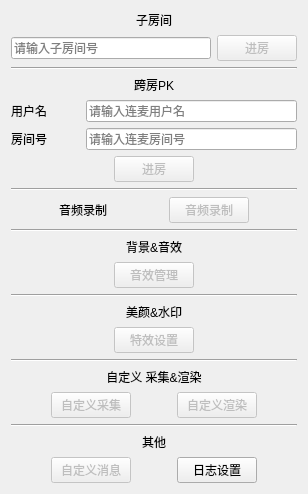
      <widget class="QWidget" name="advanceApiExample">
       <attribute name="title">
        <string> 进阶</string>
       </attribute>
       <layout class="QVBoxLayout" name="verticalLayout_2">
        <item>
         <widget class="QLabel" name="label_19">
          <property name="sizePolicy">
           <sizepolicy hsizetype="Preferred" vsizetype="Fixed">
            <horstretch>0</horstretch>
            <verstretch>0</verstretch>
           </sizepolicy>
          </property>
          <property name="text">
           <string>子房间</string>
          </property>
          <property name="alignment">
           <set>Qt::AlignCenter</set>
          </property>
         </widget>
        </item>
        <item>
         <layout class="QHBoxLayout" name="horizontalLayout_3" stretch="4,1">
          <item>
           <widget class="QLineEdit" name="lineetSubRoomId">
            <property name="sizePolicy">
             <sizepolicy hsizetype="Expanding" vsizetype="Fixed">
              <horstretch>0</horstretch>
              <verstretch>0</verstretch>
             </sizepolicy>
            </property>
            <property name="inputMethodHints">
             <set>Qt::ImhDigitsOnly</set>
            </property>
            <property name="text">
             <string notr="true"/>
            </property>
            <property name="readOnly">
             <bool>false</bool>
            </property>
            <property name="placeholderText">
             <string>请输入子房间号</string>
            </property>
            <property name="clearButtonEnabled">
             <bool>false</bool>
            </property>
           </widget>
          </item>
          <item>
           <widget class="QPushButton" name="btnEnterSubRoom">
            <property name="enabled">
             <bool>false</bool>
            </property>
            <property name="sizePolicy">
             <sizepolicy hsizetype="Preferred" vsizetype="Fixed">
              <horstretch>0</horstretch>
              <verstretch>0</verstretch>
             </sizepolicy>
            </property>
            <property name="text">
             <string>进房</string>
            </property>
           </widget>
          </item>
         </layout>
        </item>
        <item>
         <widget class="Line" name="line_11">
          <property name="orientation">
           <enum>Qt::Horizontal</enum>
          </property>
         </widget>
        </item>
        <item>
         <widget class="QLabel" name="label_22">
          <property name="sizePolicy">
           <sizepolicy hsizetype="Preferred" vsizetype="Fixed">
            <horstretch>0</horstretch>
            <verstretch>0</verstretch>
           </sizepolicy>
          </property>
          <property name="text">
           <string>跨房PK</string>
          </property>
          <property name="alignment">
           <set>Qt::AlignCenter</set>
          </property>
         </widget>
        </item>
        <item>
         <layout class="QHBoxLayout" name="horizontalLayout_2">
          <item>
           <layout class="QGridLayout" name="gridLayout_4" rowstretch="0,0,0,0" columnstretch="0,0,0">
            <property name="sizeConstraint">
             <enum>QLayout::SetNoConstraint</enum>
            </property>
            <item row="1" column="1" colspan="2">
             <widget class="QLineEdit" name="lineEtOtherRoomId">
              <property name="sizePolicy">
               <sizepolicy hsizetype="Preferred" vsizetype="Fixed">
                <horstretch>3</horstretch>
                <verstretch>0</verstretch>
               </sizepolicy>
              </property>
              <property name="inputMethodHints">
               <set>Qt::ImhDigitsOnly</set>
              </property>
              <property name="text">
               <string notr="true"/>
              </property>
              <property name="readOnly">
               <bool>false</bool>
              </property>
              <property name="placeholderText">
               <string>请输入连麦房间号</string>
              </property>
              <property name="clearButtonEnabled">
               <bool>false</bool>
              </property>
             </widget>
            </item>
            <item row="0" column="0" alignment="Qt::AlignLeft">
             <widget class="QLabel" name="label">
              <property name="sizePolicy">
               <sizepolicy hsizetype="Preferred" vsizetype="Preferred">
                <horstretch>2</horstretch>
                <verstretch>0</verstretch>
               </sizepolicy>
              </property>
              <property name="text">
               <string>用户名</string>
              </property>
             </widget>
            </item>
            <item row="1" column="0" alignment="Qt::AlignLeft">
             <widget class="QLabel" name="label_2">
              <property name="sizePolicy">
               <sizepolicy hsizetype="Preferred" vsizetype="Preferred">
                <horstretch>2</horstretch>
                <verstretch>0</verstretch>
               </sizepolicy>
              </property>
              <property name="text">
               <string>房间号</string>
              </property>
             </widget>
            </item>
            <item row="0" column="1" colspan="2">
             <widget class="QLineEdit" name="lineEtOtherUserId">
              <property name="sizePolicy">
               <sizepolicy hsizetype="Preferred" vsizetype="Fixed">
                <horstretch>3</horstretch>
                <verstretch>0</verstretch>
               </sizepolicy>
              </property>
              <property name="inputMethodHints">
               <set>Qt::ImhDigitsOnly</set>
              </property>
              <property name="text">
               <string notr="true"/>
              </property>
              <property name="readOnly">
               <bool>false</bool>
              </property>
              <property name="placeholderText">
               <string>请输入连麦用户名</string>
              </property>
              <property name="clearButtonEnabled">
               <bool>false</bool>
              </property>
             </widget>
            </item>
            <item row="3" column="0" colspan="3" alignment="Qt::AlignHCenter">
             <widget class="QPushButton" name="btnEnterOtherRoom">
              <property name="enabled">
               <bool>false</bool>
              </property>
              <property name="sizePolicy">
               <sizepolicy hsizetype="Fixed" vsizetype="Fixed">
                <horstretch>0</horstretch>
                <verstretch>0</verstretch>
               </sizepolicy>
              </property>
              <property name="contextMenuPolicy">
               <enum>Qt::DefaultContextMenu</enum>
              </property>
              <property name="layoutDirection">
               <enum>Qt::LeftToRight</enum>
              </property>
              <property name="text">
               <string>进房</string>
              </property>
             </widget>
            </item>
           </layout>
          </item>
         </layout>
        </item>
        <item>
         <widget class="Line" name="line_12">
          <property name="orientation">
           <enum>Qt::Horizontal</enum>
          </property>
         </widget>
        </item>
        <item>
         <layout class="QHBoxLayout" name="horizontalLayout_9">
          <item>
           <spacer name="horizontalSpacer_4">
            <property name="orientation">
             <enum>Qt::Horizontal</enum>
            </property>
            <property name="sizeHint" stdset="0">
             <size>
              <width>40</width>
              <height>20</height>
             </size>
            </property>
           </spacer>
          </item>
          <item>
           <widget class="QLabel" name="label_21">
            <property name="sizePolicy">
             <sizepolicy hsizetype="Fixed" vsizetype="Fixed">
              <horstretch>0</horstretch>
              <verstretch>0</verstretch>
             </sizepolicy>
            </property>
            <property name="text">
             <string>音频录制  </string>
            </property>
            <property name="alignment">
             <set>Qt::AlignCenter</set>
            </property>
           </widget>
          </item>
          <item>
           <spacer name="horizontalSpacer_5">
            <property name="orientation">
             <enum>Qt::Horizontal</enum>
            </property>
            <property name="sizeHint" stdset="0">
             <size>
              <width>40</width>
              <height>20</height>
             </size>
            </property>
           </spacer>
          </item>
          <item>
           <widget class="QPushButton" name="pushButtonAudioRecord">
            <property name="enabled">
             <bool>false</bool>
            </property>
            <property name="sizePolicy">
             <sizepolicy hsizetype="Fixed" vsizetype="Fixed">
              <horstretch>0</horstretch>
              <verstretch>0</verstretch>
             </sizepolicy>
            </property>
            <property name="text">
             <string>音频录制</string>
            </property>
           </widget>
          </item>
          <item>
           <spacer name="horizontalSpacer_6">
            <property name="orientation">
             <enum>Qt::Horizontal</enum>
            </property>
            <property name="sizeHint" stdset="0">
             <size>
              <width>40</width>
              <height>20</height>
             </size>
            </property>
           </spacer>
          </item>
         </layout>
        </item>
        <item>
         <widget class="Line" name="line_7">
          <property name="orientation">
           <enum>Qt::Horizontal</enum>
          </property>
         </widget>
        </item>
        <item>
         <widget class="QLabel" name="label_16">
          <property name="sizePolicy">
           <sizepolicy hsizetype="Preferred" vsizetype="Fixed">
            <horstretch>0</horstretch>
            <verstretch>0</verstretch>
           </sizepolicy>
          </property>
          <property name="text">
           <string>背景&amp;音效</string>
          </property>
          <property name="alignment">
           <set>Qt::AlignCenter</set>
          </property>
         </widget>
        </item>
        <item>
         <layout class="QHBoxLayout" name="horizontalLayout_10">
          <item>
           <spacer name="horizontalSpacer">
            <property name="orientation">
             <enum>Qt::Horizontal</enum>
            </property>
            <property name="sizeHint" stdset="0">
             <size>
              <width>40</width>
              <height>20</height>
             </size>
            </property>
           </spacer>
          </item>
          <item>
           <widget class="QPushButton" name="btnStartBGMSetting">
            <property name="enabled">
             <bool>false</bool>
            </property>
            <property name="sizePolicy">
             <sizepolicy hsizetype="Fixed" vsizetype="Fixed">
              <horstretch>0</horstretch>
              <verstretch>0</verstretch>
             </sizepolicy>
            </property>
            <property name="text">
             <string>音效管理</string>
            </property>
           </widget>
          </item>
          <item>
           <spacer name="horizontalSpacer_3">
            <property name="orientation">
             <enum>Qt::Horizontal</enum>
            </property>
            <property name="sizeHint" stdset="0">
             <size>
              <width>40</width>
              <height>20</height>
             </size>
            </property>
           </spacer>
          </item>
         </layout>
        </item>
        <item>
         <widget class="Line" name="line_10">
          <property name="orientation">
           <enum>Qt::Horizontal</enum>
          </property>
         </widget>
        </item>
        <item>
         <widget class="QLabel" name="label_20">
          <property name="sizePolicy">
           <sizepolicy hsizetype="Preferred" vsizetype="Fixed">
            <horstretch>0</horstretch>
            <verstretch>0</verstretch>
           </sizepolicy>
          </property>
          <property name="text">
           <string>美颜&amp;水印</string>
          </property>
          <property name="alignment">
           <set>Qt::AlignCenter</set>
          </property>
         </widget>
        </item>
        <item>
         <layout class="QHBoxLayout" name="horizontalLayout_11">
          <item>
           <spacer name="horizontalSpacer_7">
            <property name="orientation">
             <enum>Qt::Horizontal</enum>
            </property>
            <property name="sizeHint" stdset="0">
             <size>
              <width>40</width>
              <height>20</height>
             </size>
            </property>
           </spacer>
          </item>
          <item>
           <widget class="QPushButton" name="pushButtonBeautyWaterMark">
            <property name="enabled">
             <bool>false</bool>
            </property>
            <property name="sizePolicy">
             <sizepolicy hsizetype="Fixed" vsizetype="Fixed">
              <horstretch>0</horstretch>
              <verstretch>0</verstretch>
             </sizepolicy>
            </property>
            <property name="text">
             <string>特效设置</string>
            </property>
           </widget>
          </item>
          <item>
           <spacer name="horizontalSpacer_9">
            <property name="orientation">
             <enum>Qt::Horizontal</enum>
            </property>
            <property name="sizeHint" stdset="0">
             <size>
              <width>40</width>
              <height>20</height>
             </size>
            </property>
           </spacer>
          </item>
         </layout>
        </item>
        <item>
         <widget class="Line" name="line_8">
          <property name="orientation">
           <enum>Qt::Horizontal</enum>
          </property>
         </widget>
        </item>
        <item>
         <widget class="QLabel" name="label_17">
          <property name="sizePolicy">
           <sizepolicy hsizetype="Preferred" vsizetype="Fixed">
            <horstretch>0</horstretch>
            <verstretch>0</verstretch>
           </sizepolicy>
          </property>
          <property name="text">
           <string>自定义 采集&amp;渲染</string>
          </property>
          <property name="alignment">
           <set>Qt::AlignCenter</set>
          </property>
         </widget>
        </item>
        <item>
         <layout class="QHBoxLayout" name="horizontalLayout_12">
          <item>
           <spacer name="horizontalSpacer_10">
            <property name="orientation">
             <enum>Qt::Horizontal</enum>
            </property>
            <property name="sizeHint" stdset="0">
             <size>
              <width>40</width>
              <height>20</height>
             </size>
            </property>
           </spacer>
          </item>
          <item>
           <widget class="QPushButton" name="btnCustomCapture">
            <property name="enabled">
             <bool>false</bool>
            </property>
            <property name="sizePolicy">
             <sizepolicy hsizetype="Fixed" vsizetype="Fixed">
              <horstretch>0</horstretch>
              <verstretch>0</verstretch>
             </sizepolicy>
            </property>
            <property name="text">
             <string>自定义采集</string>
            </property>
           </widget>
          </item>
          <item>
           <spacer name="horizontalSpacer_11">
            <property name="orientation">
             <enum>Qt::Horizontal</enum>
            </property>
            <property name="sizeHint" stdset="0">
             <size>
              <width>40</width>
              <height>20</height>
             </size>
            </property>
           </spacer>
          </item>
          <item>
           <widget class="QPushButton" name="btnCustomRender">
            <property name="enabled">
             <bool>false</bool>
            </property>
            <property name="sizePolicy">
             <sizepolicy hsizetype="Fixed" vsizetype="Fixed">
              <horstretch>0</horstretch>
              <verstretch>0</verstretch>
             </sizepolicy>
            </property>
            <property name="text">
             <string>自定义渲染</string>
            </property>
           </widget>
          </item>
          <item>
           <spacer name="horizontalSpacer_12">
            <property name="orientation">
             <enum>Qt::Horizontal</enum>
            </property>
            <property name="sizeHint" stdset="0">
             <size>
              <width>40</width>
              <height>20</height>
             </size>
            </property>
           </spacer>
          </item>
         </layout>
        </item>
        <item>
         <widget class="Line" name="line_9">
          <property name="orientation">
           <enum>Qt::Horizontal</enum>
          </property>
         </widget>
        </item>
        <item>
         <widget class="QLabel" name="label_23">
          <property name="sizePolicy">
           <sizepolicy hsizetype="Preferred" vsizetype="Fixed">
            <horstretch>0</horstretch>
            <verstretch>0</verstretch>
           </sizepolicy>
          </property>
          <property name="text">
           <string>其他</string>
          </property>
          <property name="alignment">
           <set>Qt::AlignCenter</set>
          </property>
         </widget>
        </item>
        <item>
         <layout class="QHBoxLayout" name="horizontalLayout_13">
          <item>
           <spacer name="horizontalSpacer_13">
            <property name="orientation">
             <enum>Qt::Horizontal</enum>
            </property>
            <property name="sizeHint" stdset="0">
             <size>
              <width>40</width>
              <height>20</height>
             </size>
            </property>
           </spacer>
          </item>
          <item>
           <widget class="QPushButton" name="pushButtonCustomMessage">
            <property name="enabled">
             <bool>false</bool>
            </property>
            <property name="sizePolicy">
             <sizepolicy hsizetype="Fixed" vsizetype="Fixed">
              <horstretch>0</horstretch>
              <verstretch>0</verstretch>
             </sizepolicy>
            </property>
            <property name="text">
             <string>自定义消息</string>
            </property>
           </widget>
          </item>
          <item>
           <spacer name="horizontalSpacer_14">
            <property name="orientation">
             <enum>Qt::Horizontal</enum>
            </property>
            <property name="sizeHint" stdset="0">
             <size>
              <width>40</width>
              <height>20</height>
             </size>
            </property>
           </spacer>
          </item>
          <item>
           <widget class="QPushButton" name="logSettingQbtn">
            <property name="enabled">
             <bool>true</bool>
            </property>
            <property name="sizePolicy">
             <sizepolicy hsizetype="Fixed" vsizetype="Fixed">
              <horstretch>0</horstretch>
              <verstretch>0</verstretch>
             </sizepolicy>
            </property>
            <property name="text">
             <string>  日志设置  </string>
            </property>
            <property name="checkable">
             <bool>false</bool>
            </property>
           </widget>
          </item>
          <item>
           <spacer name="horizontalSpacer_15">
            <property name="orientation">
             <enum>Qt::Horizontal</enum>
            </property>
            <property name="sizeHint" stdset="0">
             <size>
              <width>40</width>
              <height>20</height>
             </size>
            </property>
           </spacer>
          </item>
         </layout>
        </item>
       </layout>
      </widget>
